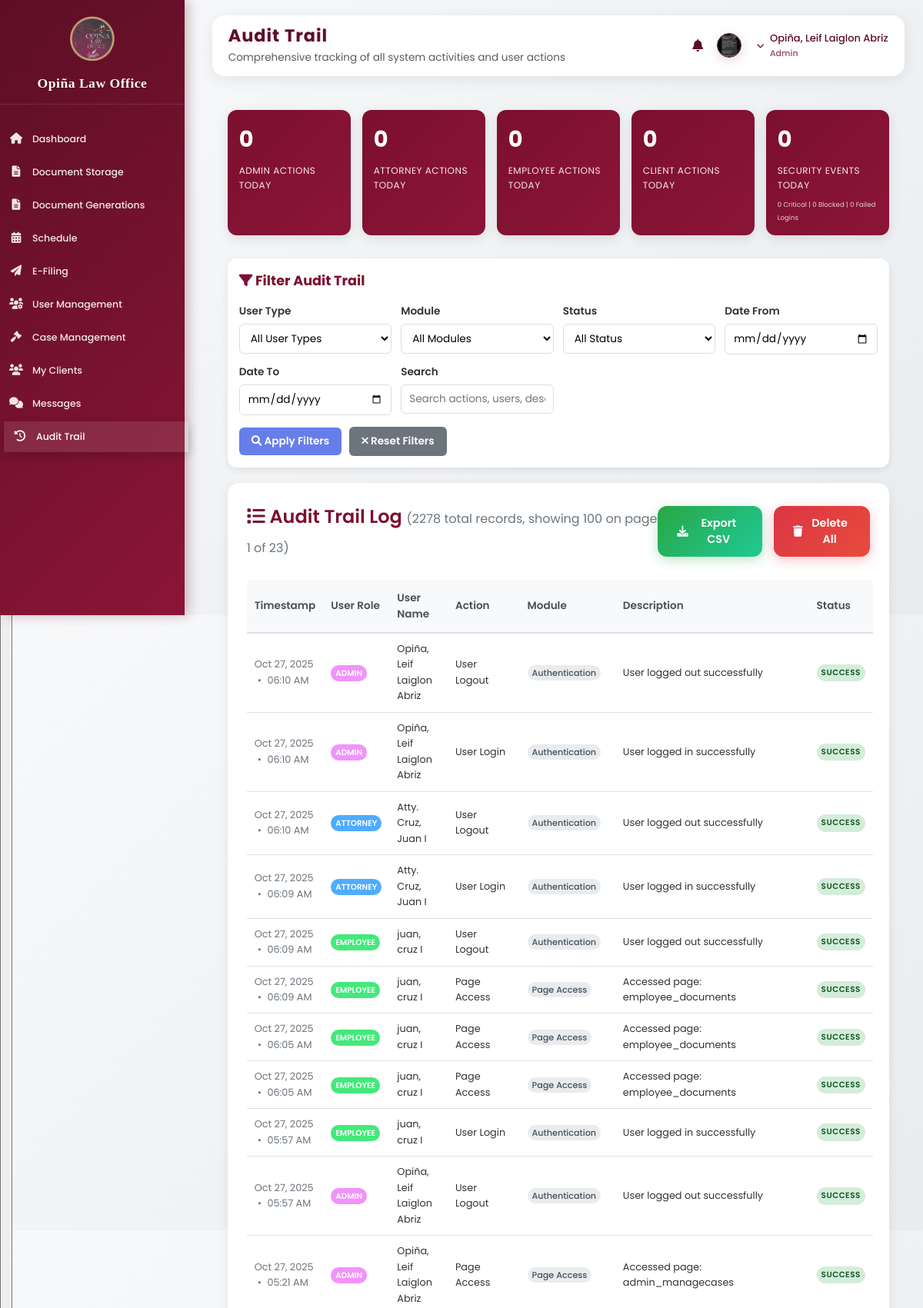
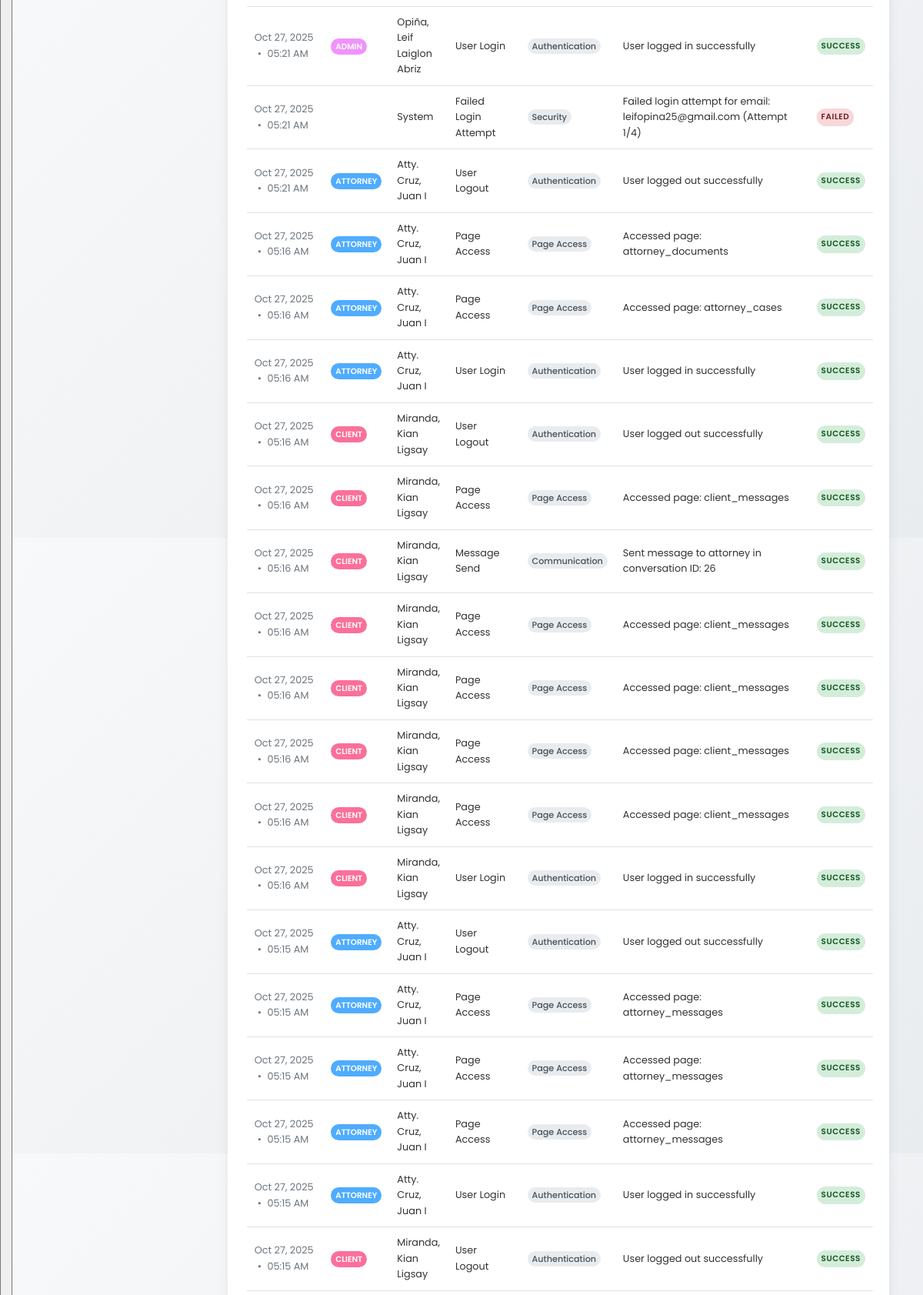
The app's page /admin_audit.php (signed in, upper part) with its own data (2 pictures, top to bottom).
### tables this page shows
CREATE TABLE `user_form` (
  `id` int(11) NOT NULL,
  `name` varchar(100) NOT NULL,
  `profile_image` varchar(255) DEFAULT NULL,
  `last_login` datetime DEFAULT NULL,
  `email` varchar(100) NOT NULL,
  `phone_number` varchar(20) DEFAULT NULL,
  `password` varchar(255) NOT NULL,
  `user_type` enum('admin','attorney','client','employee') DEFAULT 'client',
  `login_attempts` int(11) DEFAULT 0,
  `last_failed_login` timestamp NULL DEFAULT NULL,
  `account_locked` tinyint(1) DEFAULT 0,
  `first_login` tinyint(1) DEFAULT 1,
  `waiver_accepted` tinyint(1) DEFAULT 0,
  `password_changed` tinyint(1) DEFAULT 0,
  `lockout_until` timestamp NULL DEFAULT NULL,
  `created_at` timestamp NOT NULL DEFAULT current_timestamp(),
  `created_by` int(11) DEFAULT NULL
);

CREATE TABLE `audit_trail` (
  `id` int(11) NOT NULL,
  `user_id` int(11) NOT NULL,
  `user_name` varchar(100) NOT NULL,
  `user_type` enum('admin','attorney','client','employee') NOT NULL,
  `action` varchar(255) NOT NULL,
  `module` varchar(100) NOT NULL,
  `description` text DEFAULT NULL,
  `ip_address` varchar(45) DEFAULT NULL,
  `user_agent` text DEFAULT NULL,
  `status` enum('success','failed','warning','info') DEFAULT 'success',
  `priority` enum('low','medium','high','critical') DEFAULT 'low',
  `timestamp` timestamp NOT NULL DEFAULT current_timestamp(),
  `additional_data` longtext DEFAULT NULL CHECK (json_valid(`additional_data`))
);

### admin_audit.php (the view, shortened to what the rows shown need)
<?php
require_once 'config.php';
require_once 'audit_logger.php';
require_once 'action_logger_helper.php';
$tableExists = $conn->query("SHOW TABLES LIKE 'audit_trail'")->num_rows > 0;
$userType = $_GET['user_type'] ?? 'all';
$module = $_GET['module'] ?? 'all';
$status = $_GET['status'] ?? 'all';
$priority = $_GET['priority'] ?? 'all';
$dateFrom = $_GET['date_from'] ?? '';
$dateTo = $_GET['date_to'] ?? '';
$search = $_GET['search'] ?? '';
$page = max(1, intval($_GET['page'] ?? 1));
$recordsPerPage = 100;
$offset = ($page - 1) * $recordsPerPage;
$filters = [
    'user_type' => $userType,
    'module' => $module,
    'status' => $status,
    'priority' => $priority,
    'date_from' => $dateFrom,
    'date_to' => $dateTo,
    'search' => $search,
    'limit' => $recordsPerPage,
    'offset' => $offset
];
$auditData = [];
if ($tableExists) {
    $auditData = $auditLogger->getAuditTrail($filters);
}
?>
<!DOCTYPE html>
<html lang="en">
<head>
    <link rel="stylesheet" href="https://cdnjs.cloudflare.com/ajax/libs/font-awesome/6.0.0/css/all.min.css">
    <link rel="stylesheet" href="assets/css/dashboard.css?v=<?= time() ?>">
</head>
<body>
    <div class="sidebar">
        <div class="sidebar-header">
            <h2>Opiña Law Office</h2>
        </div>
    </div>
    <div class="main-content">
        <?php
        $page_title = 'Audit Trail';
        include 'components/profile_header.php';
        ?>
        <div class="audit-container">
            <?php if (!$tableExists): ?>
                <div class="setup-notice">
                    <h2><i class="fas fa-database"></i> Audit Trail Setup Required</h2>
                    <p>The audit trail system needs to be set up in your database first.</p>
                    <p>Please import the updated <code>lawfirm.sql</code> file in phpMyAdmin to create the required tables.</p>
                    <a href="#" onclick="showSetupInstructions()" class="btn-setup">
                        <i class="fas fa-info-circle"></i> View Setup Instructions
                    </a>
                </div>
            <?php else: ?>
                <div class="audit-table-container">
                    <?php if (empty($auditData)): ?>
                        <div class="no-data">
                            <i class="fas fa-search"></i>
                            <h3>No audit records found</h3>
                            <p>Try adjusting your filters or check back later for new activity.</p>
                        </div>
                    <?php else: ?>
                        <table class="audit-table">
                            <thead>
                                <tr>
                                    <th>Timestamp</th>
                                    <th>User Role</th>
                                    <th>User Name</th>
                                    <th>Action</th>
                                    <th>Module</th>
                                    <th>Description</th>
                                    <th>Status</th>
                                </tr>
                            </thead>
                            <tbody>
                                <?php foreach ($auditData as $record): ?>
                                    <tr>
                                        <td class="timestamp">
                                            <?= date('M d, Y', strtotime($record['timestamp'])) ?>
                                            <span style="margin: 0 4px;">•</span>
                                            <?= date('h:i A', strtotime($record['timestamp'])) ?>
                                        </td>
                                        <td>
                                            <span class="user-type-badge <?= $record['user_type'] ?>">
                                                <?= ucfirst($record['user_type']) ?>
                                            </span>
                                        </td>
                                        <td>
                                            <span><?= htmlspecialchars($record['user_name']) ?></span>
                                        </td>
                                        <td>
                                            <span><?= htmlspecialchars($record['action']) ?></span>
                                        </td>
                                        <td>
                                            <span class="module-badge"><?= htmlspecialchars($record['module']) ?></span>
                                        </td>
                                        <td>
                                            <?= htmlspecialchars($record['description']) ?>
                                        </td>
                                        <td>
                                            <span class="status-badge status-<?= $record['status'] ?>">
                                                <?= ucfirst($record['status']) ?>
                                            </span>
                                        </td>
                                    </tr>
                                <?php endforeach; ?>
                            </tbody>
                        </table>
                    <?php endif; ?>
                </div>
            <?php endif; ?>
        </div>
    </div>
<script src="assets/js/unread-messages.js?v=1761535511"></script></body>
</html>

### components/profile_header.php (shortened to what the rows shown need)
<?php
$user_id = $_SESSION['user_id'];
$res = $conn->query("SELECT profile_image, email, phone_number FROM user_form WHERE id=$user_id");
$profile_image = '';
if ($res && $row = $res->fetch_assoc()) {
    $profile_image = $row['profile_image'];
}
$user_title = ucfirst($_SESSION['user_type']);
?>
<div class="header" style="padding: 12px 20px; min-height: auto;">
    <div class="header-title">
        <h1 style="font-size: 1.4rem; margin: 0; line-height: 1.2;"><?= $page_title ?? 'Dashboard' ?></h1>
    </div>
    <div class="user-info" style="display: flex; align-items: center; gap: 12px;">
        <div class="profile-dropdown" style="display: flex; align-items: center; gap: 8px;">
            <div style="display: flex; align-items: center; gap: 4px;">
                <img src="<?= htmlspecialchars($profile_image) ?>" alt="<?= $user_title ?>" style="object-fit: cover; width: 32px; height: 32px; border-radius: 50%; border: 1.5px solid var(--primary-color); cursor: pointer;" onclick="toggleProfileDropdown()">
                <i id="profileArrow" class="fas fa-chevron-down" style="color: var(--primary-color); font-size: 10px; transition: transform 0.3s ease; cursor: pointer;" onclick="toggleProfileDropdown()"></i>
            </div>
        </div>
    </div>
</div>

### records on screen
user_form: profile_image (picture)
audit_trail: timestamp "Oct 27, 2025", timestamp "06:10 AM", user_type "ADMIN", user_name "Opiña, Leif Laiglon Abriz", action "User Logout", module "Authentication", description "User logged out successfully", status "SUCCESS"
audit_trail: timestamp "Oct 27, 2025", timestamp "06:10 AM", user_type "ADMIN", user_name "Opiña, Leif Laiglon Abriz", action "User Login", module "Authentication", description "User logged in successfully", status "SUCCESS"
audit_trail: timestamp "Oct 27, 2025", timestamp "06:10 AM", user_type "ATTORNEY", user_name "Atty. Cruz, Juan I", action "User Logout", module "Authentication", description "User logged out successfully", status "SUCCESS"
audit_trail: timestamp "Oct 27, 2025", timestamp "06:09 AM", user_type "ATTORNEY", user_name "Atty. Cruz, Juan I", action "User Login", module "Authentication", description "User logged in successfully", status "SUCCESS"
audit_trail: timestamp "Oct 27, 2025", timestamp "06:09 AM", user_type "EMPLOYEE", user_name "juan, cruz I", action "User Logout", module "Authentication", description "User logged out successfully", status "SUCCESS"
audit_trail: timestamp "Oct 27, 2025", timestamp "06:09 AM", user_type "EMPLOYEE", user_name "juan, cruz I", action "Page Access", module "Page Access", description "Accessed page: employee_documents", status "SUCCESS"
audit_trail: timestamp "Oct 27, 2025", timestamp "06:05 AM", user_type "EMPLOYEE", user_name "juan, cruz I", action "Page Access", module "Page Access", description "Accessed page: employee_documents", status "SUCCESS"
audit_trail: timestamp "Oct 27, 2025", timestamp "06:05 AM", user_type "EMPLOYEE", user_name "juan, cruz I", action "Page Access", module "Page Access", description "Accessed page: employee_documents", status "SUCCESS"
audit_trail: timestamp "Oct 27, 2025", timestamp "05:57 AM", user_type "EMPLOYEE", user_name "juan, cruz I", action "User Login", module "Authentication", description "User logged in successfully", status "SUCCESS"
audit_trail: timestamp "Oct 27, 2025", timestamp "05:57 AM", user_type "ADMIN", user_name "Opiña, Leif Laiglon Abriz", action "User Logout", module "Authentication", description "User logged out successfully", status "SUCCESS"
audit_trail: timestamp "Oct 27, 2025", timestamp "05:21 AM", user_type "ADMIN", user_name "Opiña, Leif Laiglon Abriz", action "Page Access", module "Page Access", description "Accessed page: admin_managecases", status "SUCCESS"
audit_trail: timestamp "Oct 27, 2025", timestamp "05:21 AM", user_type "ADMIN", user_name "Opiña, Leif Laiglon Abriz", action "User Login", module "Authentication", description "User logged in successfully", status "SUCCESS"
audit_trail: timestamp "Oct 27, 2025", timestamp "05:21 AM", user_name "System", action "Failed Login Attempt", module "Security", description "Failed login attempt for email: leifopina25@gmail.com (Attempt 1/4)", status "FAILED"
audit_trail: timestamp "Oct 27, 2025", timestamp "05:21 AM", user_type "ATTORNEY", user_name "Atty. Cruz, Juan I", action "User Logout", module "Authentication", description "User logged out successfully", status "SUCCESS"
audit_trail: timestamp "Oct 27, 2025", timestamp "05:16 AM", user_type "ATTORNEY", user_name "Atty. Cruz, Juan I", action "Page Access", module "Page Access", description "Accessed page: attorney_documents", status "SUCCESS"
audit_trail: timestamp "Oct 27, 2025", timestamp "05:16 AM", user_type "ATTORNEY", user_name "Atty. Cruz, Juan I", action "Page Access", module "Page Access", description "Accessed page: attorney_cases", status "SUCCESS"
audit_trail: timestamp "Oct 27, 2025", timestamp "05:16 AM", user_type "ATTORNEY", user_name "Atty. Cruz, Juan I", action "User Login", module "Authentication", description "User logged in successfully", status "SUCCESS"
audit_trail: timestamp "Oct 27, 2025", timestamp "05:16 AM", user_type "CLIENT", user_name "Miranda, Kian Ligsay", action "User Logout", module "Authentication", description "User logged out successfully", status "SUCCESS"
audit_trail: timestamp "Oct 27, 2025", timestamp "05:16 AM", user_type "CLIENT", user_name "Miranda, Kian Ligsay", action "Page Access", module "Page Access", description "Accessed page: client_messages", status "SUCCESS"
audit_trail: timestamp "Oct 27, 2025", timestamp "05:16 AM", user_type "CLIENT", user_name "Miranda, Kian Ligsay", action "Message Send", module "Communication", description "Sent message to attorney in conversation ID: 26", status "SUCCESS"
audit_trail: timestamp "Oct 27, 2025", timestamp "05:16 AM", user_type "CLIENT", user_name "Miranda, Kian Ligsay", action "Page Access", module "Page Access", description "Accessed page: client_messages", status "SUCCESS"
audit_trail: timestamp "Oct 27, 2025", timestamp "05:16 AM", user_type "CLIENT", user_name "Miranda, Kian Ligsay", action "Page Access", module "Page Access", description "Accessed page: client_messages", status "SUCCESS"
audit_trail: timestamp "Oct 27, 2025", timestamp "05:16 AM", user_type "CLIENT", user_name "Miranda, Kian Ligsay", action "Page Access", module "Page Access", description "Accessed page: client_messages", status "SUCCESS"
audit_trail: timestamp "Oct 27, 2025", timestamp "05:16 AM", user_type "CLIENT", user_name "Miranda, Kian Ligsay", action "Page Access", module "Page Access", description "Accessed page: client_messages", status "SUCCESS"
audit_trail: timestamp "Oct 27, 2025", timestamp "05:16 AM", user_type "CLIENT", user_name "Miranda, Kian Ligsay", action "User Login", module "Authentication", description "User logged in successfully", status "SUCCESS"
audit_trail: timestamp "Oct 27, 2025", timestamp "05:15 AM", user_type "ATTORNEY", user_name "Atty. Cruz, Juan I", action "User Logout", module "Authentication", description "User logged out successfully", status "SUCCESS"
audit_trail: timestamp "Oct 27, 2025", timestamp "05:15 AM", user_type "ATTORNEY", user_name "Atty. Cruz, Juan I", action "Page Access", module "Page Access", description "Accessed page: attorney_messages", status "SUCCESS"
audit_trail: timestamp "Oct 27, 2025", timestamp "05:15 AM", user_type "ATTORNEY", user_name "Atty. Cruz, Juan I", action "Page Access", module "Page Access", description "Accessed page: attorney_messages", status "SUCCESS"
audit_trail: timestamp "Oct 27, 2025", timestamp "05:15 AM", user_type "ATTORNEY", user_name "Atty. Cruz, Juan I", action "Page Access", module "Page Access", description "Accessed page: attorney_messages", status "SUCCESS"
audit_trail: timestamp "Oct 27, 2025", timestamp "05:15 AM", user_type "ATTORNEY", user_name "Atty. Cruz, Juan I", action "User Login", module "Authentication", description "User logged in successfully", status "SUCCESS"
audit_trail: timestamp "Oct 27, 2025", timestamp "05:15 AM", user_type "CLIENT", user_name "Miranda, Kian Ligsay", action "User Logout", module "Authentication", description "User logged out successfully", status "SUCCESS"

### other values on screen
$page_title "Audit Trail"
$page_subtitle "Comprehensive tracking of all system activities and user actions"
$user_name "Opiña, Leif Laiglon Abriz"
$user_title "Admin"
$auditStats['by_user_type']['admin'] "0"
$auditStats['by_user_type']['attorney'] "0"
$auditStats['by_user_type']['employee'] "0"
$auditStats['by_user_type']['client'] "0"
$securityStats['security_events_today'] "0"
$securityStats['critical_events_today'] "0"
$securityStats['blocked_attempts_today'] "0"
$securityStats['failed_logins_today'] "0"
$totalRecords "2278"
count($auditData) "100"
$page "1"
